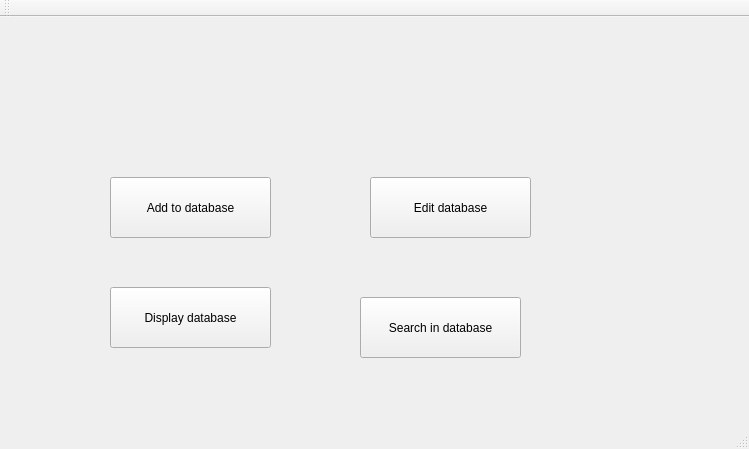
<?xml version="1.0" encoding="UTF-8"?>
<ui version="4.0">
 <class>MainWindow</class>
 <widget class="QMainWindow" name="MainWindow">
  <property name="geometry">
   <rect>
    <x>0</x>
    <y>0</y>
    <width>749</width>
    <height>449</height>
   </rect>
  </property>
  <property name="windowTitle">
   <string>MainWindow</string>
  </property>
  <widget class="QWidget" name="centralWidget">
   <widget class="QPushButton" name="AddDButton">
    <property name="geometry">
     <rect>
      <x>110</x>
      <y>160</y>
      <width>161</width>
      <height>61</height>
     </rect>
    </property>
    <property name="text">
     <string>Add to database</string>
    </property>
   </widget>
   <widget class="QPushButton" name="editDButton">
    <property name="geometry">
     <rect>
      <x>370</x>
      <y>160</y>
      <width>161</width>
      <height>61</height>
     </rect>
    </property>
    <property name="text">
     <string>Edit database</string>
    </property>
   </widget>
   <widget class="QPushButton" name="displayDButton">
    <property name="geometry">
     <rect>
      <x>110</x>
      <y>270</y>
      <width>161</width>
      <height>61</height>
     </rect>
    </property>
    <property name="text">
     <string>Display database</string>
    </property>
   </widget>
   <widget class="QPushButton" name="searchDButton">
    <property name="geometry">
     <rect>
      <x>360</x>
      <y>280</y>
      <width>161</width>
      <height>61</height>
     </rect>
    </property>
    <property name="text">
     <string>Search in database</string>
    </property>
   </widget>
  </widget>
  <widget class="QMenuBar" name="menuBar">
   <property name="geometry">
    <rect>
     <x>0</x>
     <y>0</y>
     <width>749</width>
     <height>21</height>
    </rect>
   </property>
  </widget>
  <widget class="QToolBar" name="mainToolBar">
   <attribute name="toolBarArea">
    <enum>TopToolBarArea</enum>
   </attribute>
   <attribute name="toolBarBreak">
    <bool>false</bool>
   </attribute>
  </widget>
  <widget class="QStatusBar" name="statusBar"/>
 </widget>
 <layoutdefault spacing="6" margin="11"/>
 <resources/>
 <connections/>
</ui>
